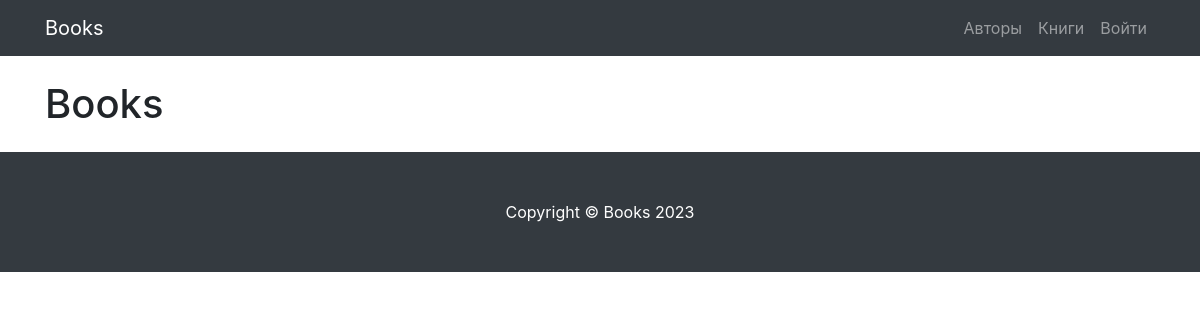
Before: /booksapp/books/ with the older database file.
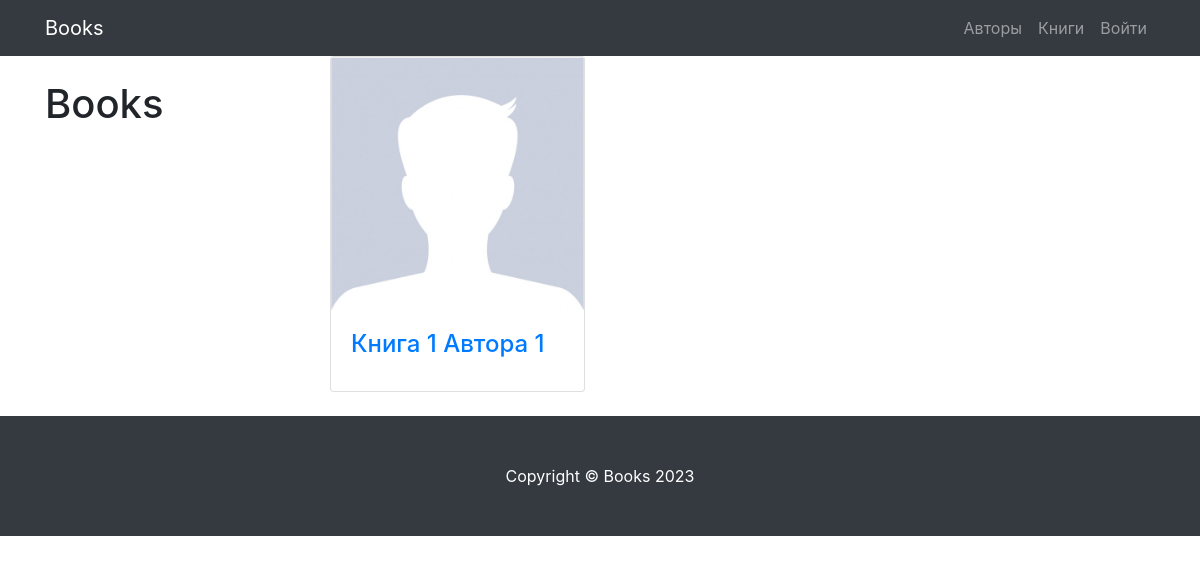
After: the same page with the newer database file.
### booksapp/models.py (models this page shows)
class Book(models.Model):
    name = models.CharField(max_length=30)
    image = models.ImageField(upload_to='users_images', null=True, blank=True)
    commentsnum = models.PositiveSmallIntegerField(default=0)
    authors = models.ManyToManyField(to='authorsapp.Author', related_name='authors')

### booksapp/views.py (the view)
# urls.py: path('books/', BooksListView.as_view(), name='books'),
class BooksListView(TitleMixin, ListView):
    model = Book
    template_name = 'booksapp/books.html'
    paginate_by = 3
    title = 'Books - Books'

### common/views.py (called while the page is built)
    def get_context_data(self, **kwargs):
        context = super(TitleMixin, self).get_context_data(**kwargs)
        context['title'] = self.title
        return context

### booksapp/templates/booksapp/books.html (shortened to what this page needs)
{% extends 'booksapp/base.html' %}
{% load static cache humanize %}
{% block css %}
    <link href="{% static 'vendor/css/products.css' %}" rel="stylesheet">
{% endblock css %}
{% block content %}
<div class="container">
    <div class="row">
        <div class="col-lg-3">
            <h1 class="my-4">Books</h1>
        </div>
        <div class="col-lg-9">
            <div class="row">
                {% cache 30  object_list %}
                {% for book in object_list %}
                    <div class="col-lg-4 col-md-6 mb-4">
                    <div class="card h-100">
                        <a href="#">
                            {% if book.image %}
                             <img class="card-img-top"
                                 src="{{ book.image.url }}"
                                 alt="">
                            {% else %}
                            <img class="card-img-top"
                                 src="{% static 'vendor/img/users/default_avatar.jpg' %}"
                                 alt="">
                            {% endif %}
                        </a>
                        <div class="card-body">
                            <h4 class="card-title">
                                <a href="#">{{ book.name }}</a>
                            </h4>
                        </div>
                    </div>
                </div>
                {% endfor %}
                {% endcache %}
            </div>
        </div>
    </div>
</div>
{% endblock content %}
{% block footer %}
<footer class="py-5 bg-dark">
    <div class="container">
        <p class="m-0 text-center text-white">Copyright &copy; Books 2023</p>
    </div>
</footer>
{% endblock footer %}

### booksapp/templates/booksapp/base.html (shortened to what this page needs)
{% load  static %}
<!DOCTYPE html>
<html lang="en">
<head>
    <link href="{% static 'vendor/bootstrap/css/bootstrap.min.css' %}" rel="stylesheet">
    {% block css %}
    {% endblock css %}
</head>
<body>
<nav class="navbar navbar-expand-lg navbar-dark bg-dark fixed-top">
    <div class="container">
        <a class="navbar-brand" href="{% url 'home' %}">Books</a>
        <div class="collapse navbar-collapse" id="navbarResponsive">
            <ul class="navbar-nav ml-auto">
                <li class="nav-item">
                    <a class="nav-link" href="{% url 'booksapp:authors' %}">Авторы  </a>
                </li>
                <li class="nav-item">
                    <a class="nav-link" href="{% url 'booksapp:books' %}">Книги  </a>
                </li>
                {% if user.is_authenticated %}
                    <li class="nav-item dropdown">
                    <a class="nav-link dropdown-toggle" href="#" id="navbarDropdown" role="button"
                       data-bs-toggle="dropdown" aria-expanded="false">
                        <i class="fas fa-user-circle"></i>
                    </a>
                    <ul class="dropdown-menu" aria-labelledby="navbarDropdown">
                        <li>
                            <a class="dropdown-item" href="{% url 'users:profile' 1 %}">Профиль</a>
                        </li>
                        <li><a class="dropdown-item" href="#">Заказы</a></li>
                        {% if user.is_superuser or user.is_staff %}
                            <li><a class="dropdown-item" href="{% url 'admin:index' %}">Админ-панель</a></li>
                        {% endif %}
                        <li>
                            <hr class="dropdown-divider">
                        </li>
                        <li>
                            <a class="dropdown-item" href="{% url 'users:logout' %}">
                                Выйти
                            </a>
                        </li>
                {% else %}
                    <li class="nav-item">
                    <a class="nav-link" href="{% url 'users:login' %}">Войти </a>
                </li>
                {% endif %}
                    </ul>
        </div>
    </div>
</nav>
{% block content %}
{% endblock content %}
{% block footer %}
{% endblock footer %}
</body>
</html>

Changed rows visible on the page:
added Book: name "Книга 1 Автора 1"
